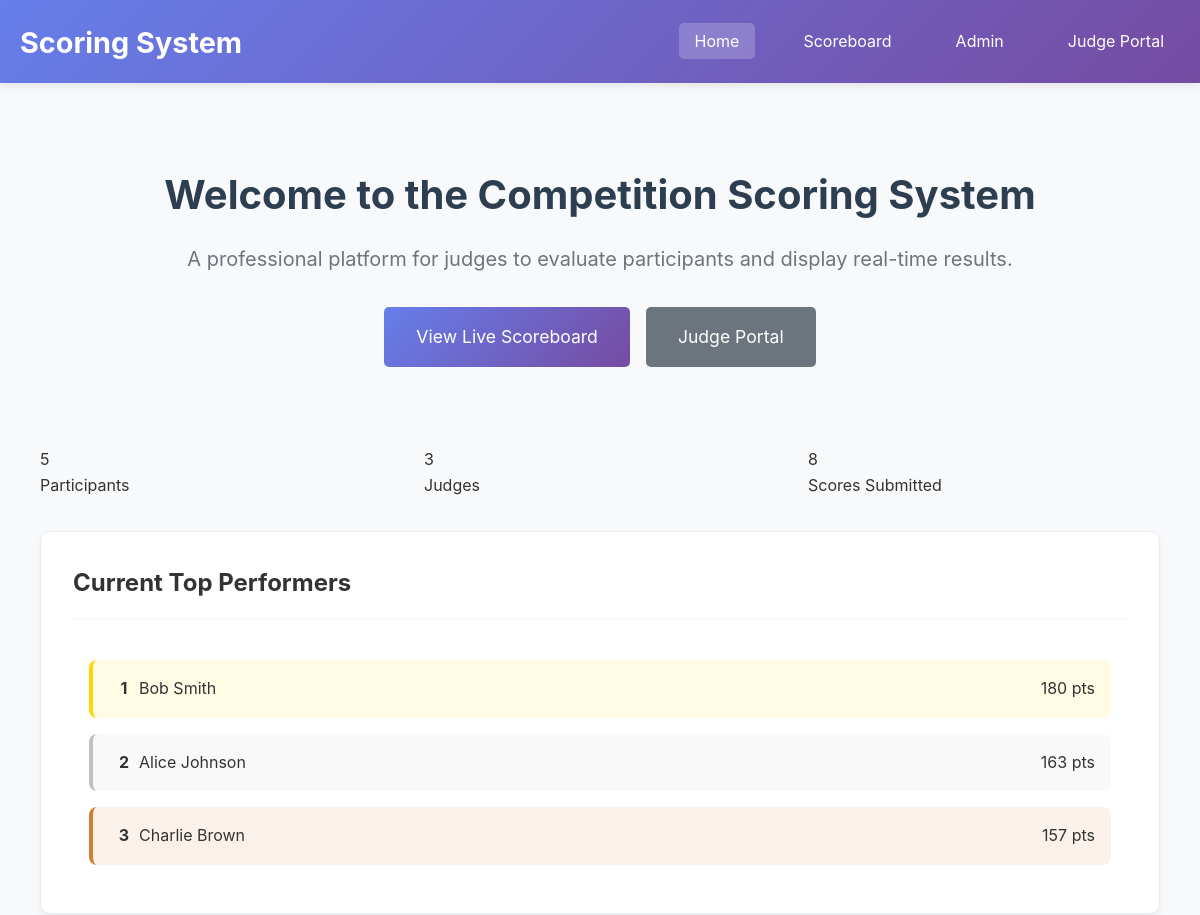
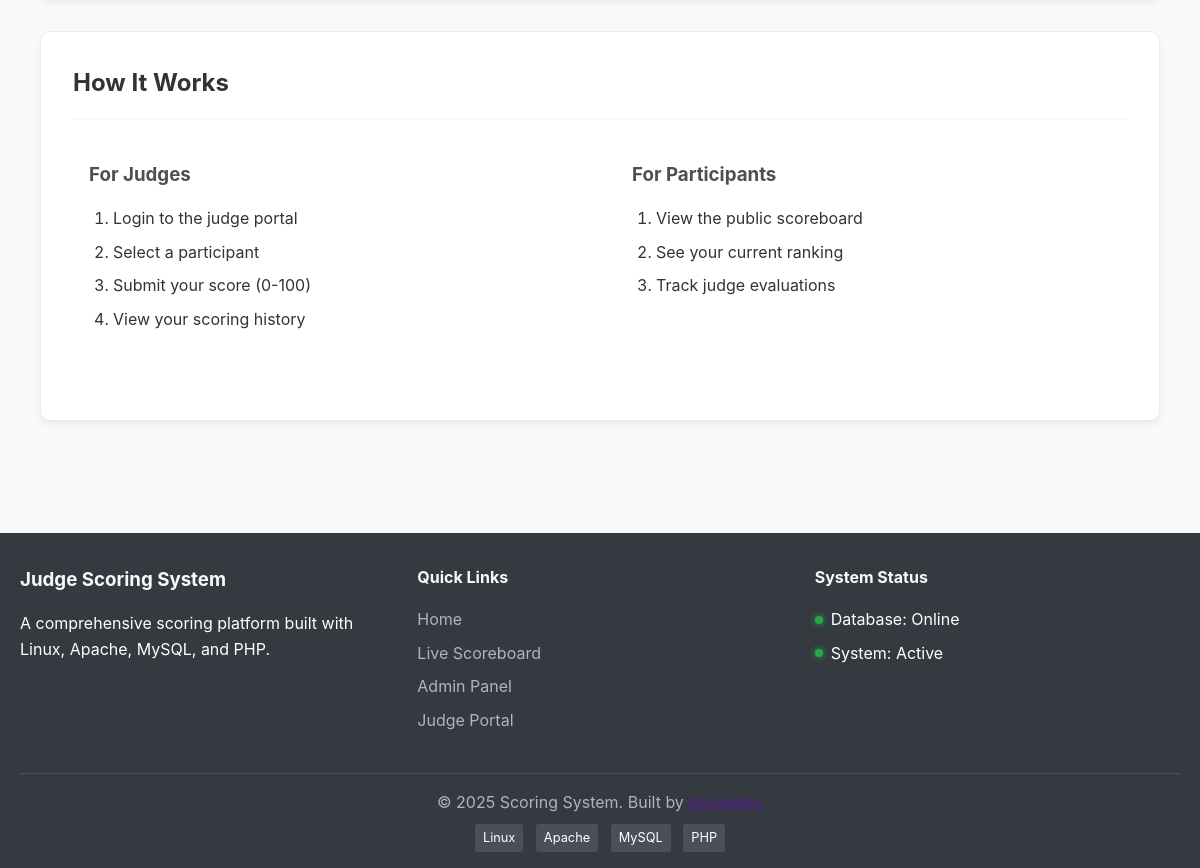
The page /public/index.php on the database its author committed (2 pictures, top to bottom).
### tables this page shows
CREATE TABLE users (
    id INT PRIMARY KEY AUTO_INCREMENT,
    username VARCHAR(50) UNIQUE NOT NULL,
    display_name VARCHAR(100) NOT NULL,
    email VARCHAR(100),
    created_at TIMESTAMP DEFAULT CURRENT_TIMESTAMP,
    updated_at TIMESTAMP DEFAULT CURRENT_TIMESTAMP ON UPDATE CURRENT_TIMESTAMP
);

### includes/functions.php (called while the page is built, shortened)
<?php
function getAllUsers() {
    try {
        $pdo = getDbConnection();
        $stmt = $pdo->query("Select * from users ORDER BY display_name");
        return $stmt->fetchAll();
    }
    catch (Exception $e) {
        error_log("Error fetching users: " . $e->getMessage());
        return [];
    }
}
function getAllJudges() {
    try {
        $pdo = getDbConnection();
        $stmt = $pdo->query("SELECT * FROM judges ORDER BY display_name");
        return $stmt->fetchAll();
    }
    catch (Exception $e) {
        error_log("Error fetching judges: " . $e->getMessage());
        return [];
    }
}
function getScoreboard() {
    try {
        $pdo = getDbConnection();
        $stmt = $pdo->query("
            SELECT
                u.id,
                u.username,
                u.display_name,
                COALESCE(SUM(s.points), 0) as total_points,
                COUNT(s.id) as total_scores
            FROM users u
            LEFT JOIN scores s ON u.id = s.user_id
            GROUP BY u.id, u.username, u.display_name
            ORDER BY total_points DESC, u.display_name
        ");
        return $stmt->fetchAll();
    } catch (Exception $e) {
        error_log("Error fetching scoreboard: " . $e->getMessage());
        return [];
    }
}
?>

### public/index.php (the view, shortened to what this page needs)
<?php
require_once __DIR__ . '/../includes/header.php';
require_once __DIR__ . '/../includes/functions.php';
$participant_count = count(getAllUsers());
$judge_count = count(getAllJudges());
$recent_scores = array_slice(getScoreboard(), 0, 3);
?>
<div class="container">
    <div class="hero-section">
        <h1>Welcome to the Competition Scoring System</h1>
        <p class="lead">A professional platform for judges to evaluate participants and display real-time results.</p>
        <div class="cta-buttons">
            <a href="scoreboard.php" class="btn btn-primary btn-lg">View Live Scoreboard</a>
            <a href="/scoring_system/judge/" class="btn btn-secondary btn-lg">Judge Portal</a>
        </div>
    </div>
    <div class="stats-grid grid grid-3">
        <div class="stat-card">
            <div class="stat-number"><?= $participant_count ?></div>
            <div class="stat-label">Participants</div>
        </div>
        <div class="stat-card">
            <div class="stat-number"><?= $judge_count ?></div>
            <div class="stat-label">Judges</div>
        </div>
        <div class="stat-card">
            <div class="stat-number">
                <?= array_sum(array_column(getScoreboard(), 'total_scores')) ?>
            </div>
            <div class="stat-label">Scores Submitted</div>
        </div>
    </div>
    <?php if (!empty($recent_scores)): ?>
    <div class="card">
        <div class="card-header">
            <h2>Current Top Performers</h2>
        </div>
        <div class="top-performers">
            <?php foreach ($recent_scores as $index => $participant): ?>
            <div class="performer rank-<?= $index + 1 ?>">
                <span class="rank"><?= $index + 1 ?></span>
                <span class="name"><?= htmlspecialchars($participant['display_name']) ?></span>
                <span class="score"><?= $participant['total_points'] ?> pts</span>
            </div>
            <?php endforeach; ?>
        </div>
    </div>
    <?php endif; ?>
    <div class="card">
        <div class="card-header">
            <h2>How It Works</h2>
        </div>
        <div class="grid grid-2">
            <div class="step">
                <h3>For Judges</h3>
                <ol>
                    <li>Login to the judge portal</li>
                    <li>Select a participant</li>
                    <li>Submit your score (0-100)</li>
                    <li>View your scoring history</li>
                </ol>
            </div>
            <div class="step">
                <h3>For Participants</h3>
                <ol>
                    <li>View the public scoreboard</li>
                    <li>See your current ranking</li>
                    <li>Track judge evaluations</li>
                </ol>
            </div>
        </div>
    </div>
</div>
<?php require_once __DIR__ . '/../includes/footer.php'; ?>

### assets/css/style.css (style rules this page uses)
* { margin: 0; padding: 0; box-sizing: border-box; }
body { font-family: -apple-system, BlinkMacSystemFont, 'Segoe UI', Roboto, Oxygen, Ubuntu, Cantarell, sans-serif; line-height: 1.6; color: #333; background-color: #f8f9fa; }
.container { max-width: 1200px; margin: 0 auto; padding: 0 20px; }
.card { background: white; border-radius: 10px; padding: 2rem; margin-bottom: 2rem; box-shadow: 0 4px 6px rgba(0,0,0,0.05); border: 1px solid #e9ecef; }
.card-header { border-bottom: 2px solid #f8f9fa; padding-bottom: 1rem; margin-bottom: 1.5rem; }
.btn { display: inline-block; padding: 0.75rem 1.5rem; border: none; border-radius: 5px; cursor: pointer; text-decoration: none; font-size: 1rem; transition: all 0.3s ease; text-align: center; }
.btn-primary { background: linear-gradient(135deg, #667eea 0%, #764ba2 100%); color: white; }
.btn-secondary { background: #6c757d; color: white; }
.grid { display: grid; gap: 2rem; margin-bottom: 2rem; }
.grid-2 { grid-template-columns: repeat(auto-fit, minmax(300px, 1fr)); }
.grid-3 { grid-template-columns: repeat(auto-fit, minmax(250px, 1fr)); }

### assets/css/home.css (style rules this page uses)
.hero-section { text-align: center; padding: 3rem 0; margin-bottom: 2rem; }
.hero-section h1 { font-size: 2.5rem; margin-bottom: 1rem; color: #2c3e50; }
.lead { font-size: 1.25rem; color: #6c757d; margin-bottom: 2rem; }
.cta-buttons { display: flex; gap: 1rem; justify-content: center; margin-top: 2rem; }
.btn-lg { padding: 1rem 2rem; font-size: 1.1rem; }
.top-performers { display: flex; flex-direction: column; gap: 1rem; padding: 1rem; }
.performer { display: flex; align-items: center; padding: 1rem; border-radius: 8px; background: #f8f9fa; }
.performer.rank-1 { background: rgba(255, 215, 0, 0.1); border-left: 4px solid #ffd700; }
.performer.rank-2 { background: rgba(192, 192, 192, 0.1); border-left: 4px solid #c0c0c0; }
.performer.rank-3 { background: rgba(205, 127, 50, 0.1); border-left: 4px solid #cd7f32; }
.performer .rank { font-weight: bold; width: 30px; text-align: center; }
.performer .name { flex-grow: 1; }
.step { padding: 1rem; }
.step h3 { color: #495057; margin-bottom: 1rem; }
.step ol { padding-left: 1.5rem; }
.step li { margin-bottom: 0.5rem; }

### rows shown on the page
users: display_name "Bob Smith", total_points "180"
users: display_name "Alice Johnson", total_points "163"
users: display_name "Charlie Brown", total_points "157"

### other values the page prints
$participant_count "5"
$judge_count "3"
array_sum(array_column(getScoreboard(), 'total_scores')) "8"
